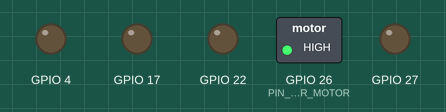
Simulated run of this program. Board: Raspberry Pi (BCM pin numbers). Parts: switched loads named in the program (green lamp = pin HIGH), output pins drawn as LEDs (lit = HIGH). At 4.4 s the program stops and its outputs stay as they are.

Above: at 0.3 s.
At 0.8 s:
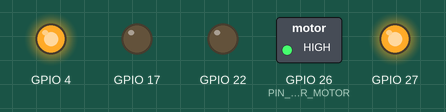
At 1.5 s:
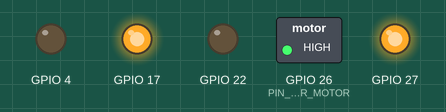
At 3.0 s:
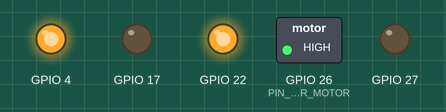
At 4.5 s:
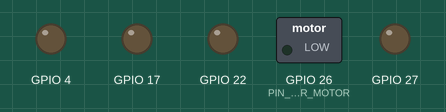
Timing chart, 0 to 5.9 s (numbered marks = the images above):
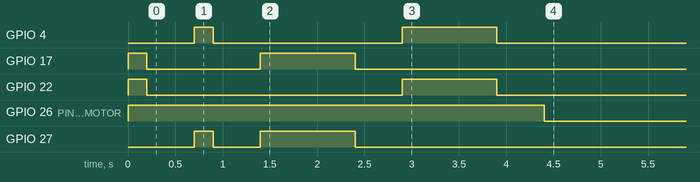

The program:

run.py
```python
import time
import RPi.GPIO as GPIO

GPIO.cleanup()
GPIO.setmode(GPIO.BCM)

PIN_SWITCHER_MOTOR = 26

PIN_MOTORS_LEFT_FORWARD = 17
PIN_MOTORS_LEFT_BACK = 4
PIN_MOTORS_RIGHT_FORWARD = 22
PIN_MOTORS_RIGHT_BACK = 27

disablePins = [PIN_MOTORS_LEFT_FORWARD, PIN_MOTORS_LEFT_BACK, PIN_MOTORS_RIGHT_FORWARD, PIN_MOTORS_RIGHT_BACK, PIN_SWITCHER_MOTOR]
for pin in disablePins:
    GPIO.setup(pin, GPIO.OUT)

for pin in disablePins:
   GPIO.output(pin, GPIO.LOW)

def switchMotors(x):
    GPIO.output(PIN_SWITCHER_MOTOR, x)

def enablePinsForTime(pins, sec):
    for pin in pins:
        GPIO.output(pin, GPIO.HIGH)
    time.sleep(sec)
    for pin in pins:
        GPIO.output(pin, GPIO.LOW)
    time.sleep(0.5)

def nazad(x):
    enablePinsForTime([PIN_MOTORS_LEFT_BACK, PIN_MOTORS_RIGHT_BACK], x)

def vpered(x):
    enablePinsForTime([PIN_MOTORS_LEFT_FORWARD, PIN_MOTORS_RIGHT_FORWARD], x)

def vlevo(x):
    enablePinsForTime([PIN_MOTORS_RIGHT_BACK, PIN_MOTORS_LEFT_FORWARD], x)

def vpravo(x):
    enablePinsForTime([PIN_MOTORS_LEFT_BACK, PIN_MOTORS_RIGHT_FORWARD], x)

switchMotors(1)
vpered(0.2)
nazad(0.2)
vlevo(1)
vpravo(1)
switchMotors(0)
```

Measured:
- by itself, GPIO 4: LOW → HIGH at 0.70 s, → LOW 0.20 s later, → HIGH 2.0 s later, → LOW 1.0 s later
- by itself, GPIO 17: LOW → HIGH at 0.00 s, → LOW 0.20 s later, → HIGH 1.2 s later, → LOW 1.0 s later
- by itself, GPIO 22: LOW → HIGH at 0.00 s, → LOW 0.20 s later, → HIGH 2.7 s later, → LOW 1.0 s later
- by itself, GPIO 26 (PIN_SWITCHER_MOTOR): LOW → HIGH at 0.00 s, → LOW 4.4 s later
- by itself, GPIO 27: LOW → HIGH at 0.70 s, → LOW 0.20 s later, → HIGH 0.50 s later, → LOW 1.0 s later
